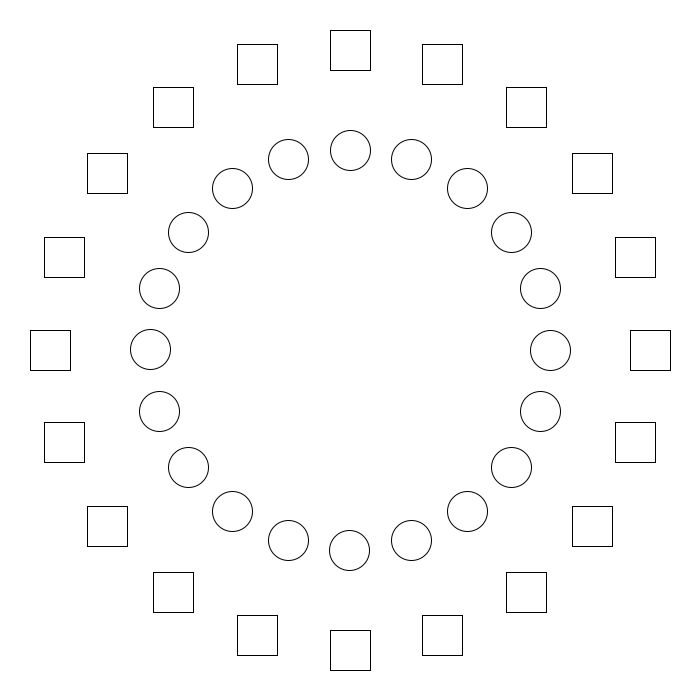
Frame 1 (no input)
Frame 2 (the mouse pressed at the canvas centre, redrawn once): identical to frame 1, image omitted

The Processing sketch that drew this single still picture (run headless with seeded random() and noise(); the mouse was pressed at the canvas centre and the sketch redrawn once):

// Processing sketch: sketch_0509
// ── sketch_0509.pde
float radius = 200;

void setup() {
  size(700, 700);
  noLoop();
  noFill();
}

void draw() {
  background(255);
  translate(width / 2, height / 2);
  
  float num = 20;
  float dist = 200;
  float inc = PI * 2 / num;
  
  for (float i = 0; i < PI * 2; i += inc) {
    float x = cos(i) * dist;
    float y = sin(i) * dist;
    circle(x, y, 40);
  }
  
  num = 30;
  dist = 300;
  
  for (float i = 0; i < PI * 2; i += inc) {
    float x = cos(i) * dist;
    float y = sin(i) * dist;
    rect(x - 20, y - 20, 40, 40);
  }
}
